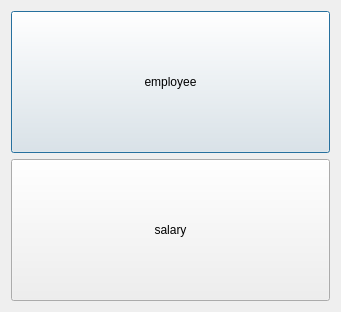
<?xml version="1.0" encoding="UTF-8"?>
<ui version="4.0">
 <class>change</class>
 <widget class="QDialog" name="change">
  <property name="geometry">
   <rect>
    <x>0</x>
    <y>0</y>
    <width>341</width>
    <height>312</height>
   </rect>
  </property>
  <property name="windowTitle">
   <string>Dialog</string>
  </property>
  <layout class="QFormLayout" name="formLayout">
   <item row="0" column="0" colspan="2">
    <widget class="QPushButton" name="pushButton">
     <property name="sizePolicy">
      <sizepolicy hsizetype="Expanding" vsizetype="Expanding">
       <horstretch>0</horstretch>
       <verstretch>0</verstretch>
      </sizepolicy>
     </property>
     <property name="text">
      <string>employee</string>
     </property>
    </widget>
   </item>
   <item row="1" column="0" colspan="2">
    <widget class="QPushButton" name="pushButton_2">
     <property name="sizePolicy">
      <sizepolicy hsizetype="Expanding" vsizetype="Expanding">
       <horstretch>0</horstretch>
       <verstretch>0</verstretch>
      </sizepolicy>
     </property>
     <property name="text">
      <string>salary</string>
     </property>
    </widget>
   </item>
  </layout>
 </widget>
 <resources/>
 <connections/>
</ui>
